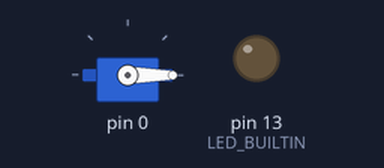
Recording of a sketch running on a simulated Arduino Uno, built for the host (arithmetic inside an expression is 32-bit, double 64-bit). Shown: servo, output pins drawn as LEDs (lit = HIGH). What the sketch prints to the serial monitor is not drawn.

Above: at 0.1 s.
At 4.1 s:
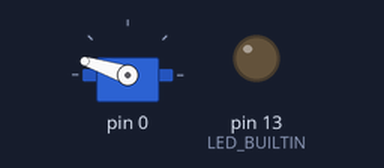
At 6.1 s:
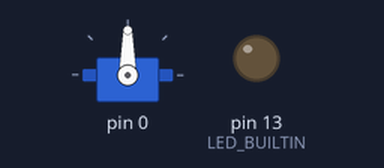
At 9.1 s:
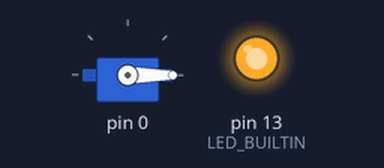
Timing chart, 0 to 10.6 s (numbered marks = the images above):
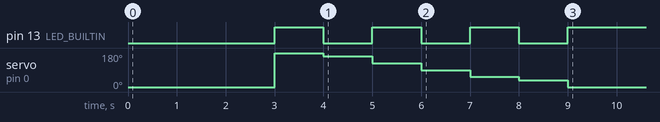

The sketch:

esc_stm32_bldc.ino
```cpp
#include <Servo.h>

Servo ESC;
const int escPin = PA0; // Sesuaikan pin dengan STM32 Nucleo Anda

// Konstanta untuk ESC dengan motor high KV
const int MIN_PULSE = 1500;     // Sinyal minimum
const int MAX_PULSE = 2000;     // Sinyal maximum
const int START_PULSE = 1040;   // Mulai dengan pulse sangat rendah karena KV tinggi
const int SAFE_MAX = 1200;      // Batas aman untuk testing

void setup() {
  Serial.begin(115200);
  Serial.println("Inisialisasi ESC untuk motor High KV...");

  // Setup pin LED built-in
  pinMode(LED_BUILTIN, OUTPUT);

  // Attach ESC ke pin PWM
  ESC.attach(escPin, MIN_PULSE, MAX_PULSE);

  // Prosedur arming spesifik untuk motor high KV
  Serial.println("Memulai prosedur arming...");

  // Step 1: Pastikan throttle di posisi minimum
  ESC.writeMicroseconds(MIN_PULSE);
  delay(3000);

  // Step 2: Sequence arming
  digitalWrite(LED_BUILTIN, HIGH);
  ESC.writeMicroseconds(2100);
  delay(1000);

  digitalWrite(LED_BUILTIN, LOW);
  ESC.writeMicroseconds(1950);
  delay(1000);

  digitalWrite(LED_BUILTIN, HIGH);
  ESC.writeMicroseconds(1850);
  delay(1000);

  digitalWrite(LED_BUILTIN, LOW);
  ESC.writeMicroseconds(1750);
  delay(1000);

  digitalWrite(LED_BUILTIN, HIGH);
  ESC.writeMicroseconds(1650);
  delay(1000);

  digitalWrite(LED_BUILTIN, LOW);
  ESC.writeMicroseconds(1600);
  delay(1000);

  digitalWrite(LED_BUILTIN, HIGH);
  ESC.writeMicroseconds(1000);
  delay(1000);

  Serial.println("Arming selesai!");
}

void loop() {
  // Loop kosong karena sequence hanya pada setup
}
```
